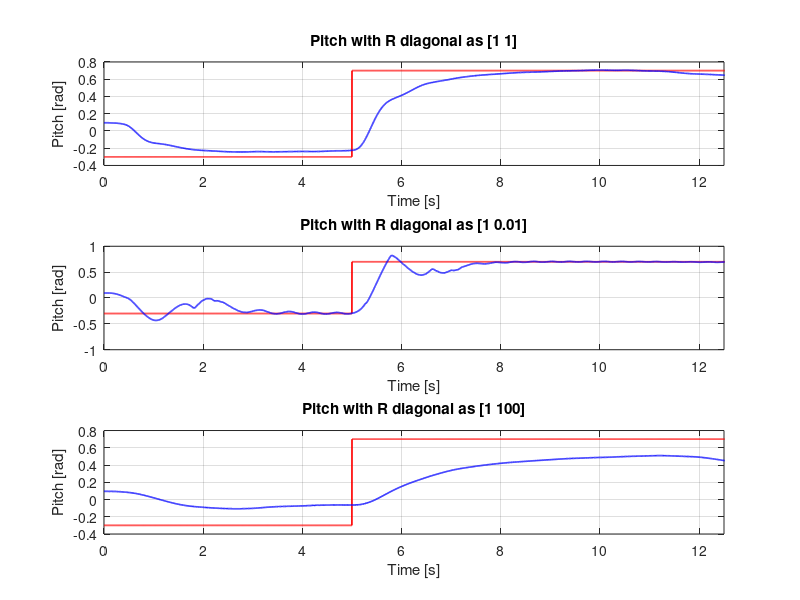
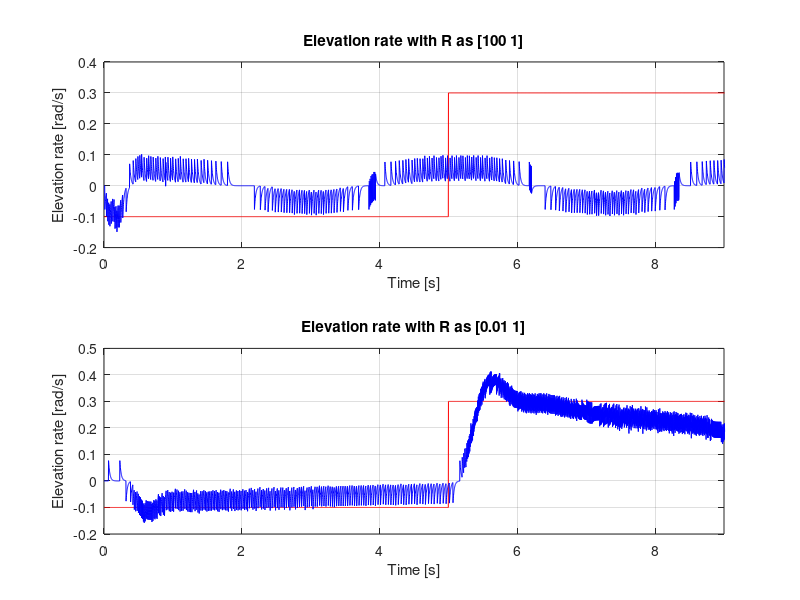
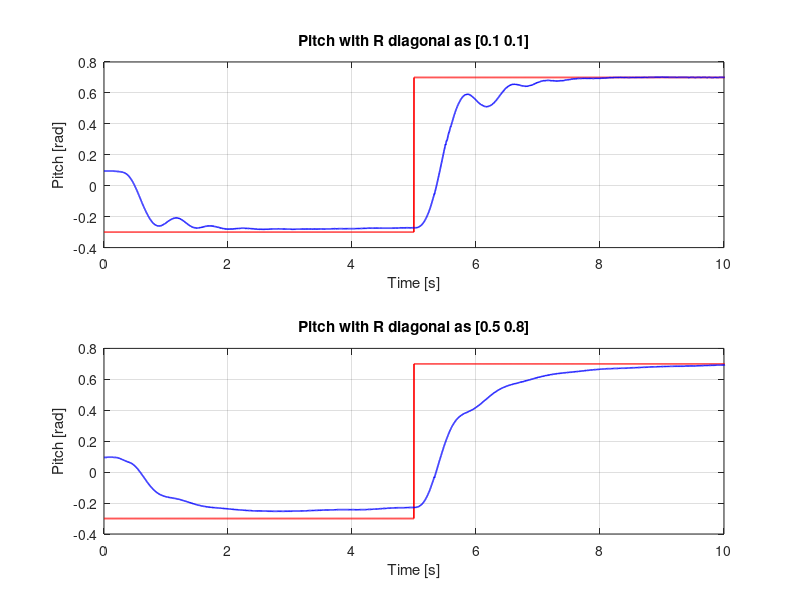

The MATLAB script that drew these images, in order:
%% PLOTTING Q_p
R_11_p = load('Q_40612_p.mat');
R_11_p = R_11_p.Q_40612_p;

R_1001_p = load('R_1001_p.mat');
R_1001_p = R_1001_p.R_1001_p;

R_1100_p = load('R_1100_p.mat');
R_1100_p = R_1100_p.R_1100_p;

R_dot1dot1_p = load('R_dot1dot1_p.mat');
R_dot1dot1_p = R_dot1dot1_p.R_dot1dot1_p;

R_dot011_p = load('R_dot011_p.mat');
R_dot011_p = R_dot011_p.R_dot011_p;

R_1dot01_p = load('R_1dot01_p.mat');
R_1dot01_p = R_1dot01_p.R_1dot01_p;

figure(1);
subplot(3,1,1);
plot(R_11_p(1,:), R_11_p(2,:), 'r', 'LineWidth', 1.2);
hold on;
grid on;
plot(R_11_p(1,:), R_11_p(3,:), 'b', 'LineWidth', 1.2);
xlabel('Time [s]');
ylabel('Pitch [rad]');
xlim([0 12.5]);
title('Pitch with R diagonal as [1 1]');

subplot(3,1,2);
plot(R_1dot01_p(1,:), R_1dot01_p(2,:), 'r', 'LineWidth', 1.2);
hold on;
grid on;
plot(R_1dot01_p(1,:), R_1dot01_p(3,:), 'b', 'LineWidth', 1.2);
xlabel('Time [s]');
ylabel('Pitch [rad]');
xlim([0 12.5]);
title('Pitch with R diagonal as [1 0.01]');

subplot(3,1,3);
plot(R_1100_p(1,:), R_1100_p(2,:), 'r', 'LineWidth', 1.2);
hold on;
grid on;
plot(R_1100_p(1,:), R_1100_p(3,:), 'b', 'LineWidth', 1.2);
xlabel('Time [s]');
ylabel('Pitch [rad]');
xlim([0 12.5]);
title('Pitch with R diagonal as [1 100]');

%% Q_p plots together
R_1001_e = load('R_1001_e.mat');
R_1001_e = R_1001_e.R_1001_e;

R_dot011_e = load('R_dot011_e.mat');
R_dot011_e = R_dot011_e.R_dot011_e;

figure(2);
subplot(2,1,1);
plot(R_1001_e(1,:), R_1001_e(4,:), 'r');
hold on;
grid on;
plot(R_1001_e(1,:), R_1001_e(5,:), 'b');
xlabel('Time [s]');
ylabel('Elevation rate [rad/s]');
xlim([0 9])
title('Elevation rate with R as [100 1]');

subplot(2,1,2);
plot(R_dot011_e(1,:), R_dot011_e(4,:), 'r');
hold on;
grid on;
plot(R_dot011_e(1,:), R_dot011_e(5,:), 'b');
xlabel('Time [s]');
ylabel('Elevation rate [rad/s]');
xlim([0 9])
title('Elevation rate with R as [0.01 1]');

%% PLOT FINAL Rs

R_dot1dot1_p = load('R_dot1dot1_p.mat');
R_dot1dot1_p = R_dot1dot1_p.R_dot1dot1_p;

R_dot1dot5_p = load('R_dot1dot5_p.mat');
R_dot1dot5_p = R_dot1dot5_p.R_dot1dot5_p;

R_dot8dot5_p = load('R_dot8dot5_p.mat');
R_dot8dot5_p = R_dot8dot5_p.R_dot8dot5_p;

figure(3);
subplot(2,1,1);
plot(R_dot1dot1_p(1,:), R_dot1dot1_p(2,:), 'r', 'LineWidth', 1.2);
hold on;
grid on;
plot(R_dot1dot1_p(1,:), R_dot1dot1_p(3,:), 'b', 'LineWidth', 1.2);
xlabel('Time [s]');
ylabel('Pitch [rad]');
xlim([0 10]);
title('Pitch with R diagonal as [0.1 0.1]');


subplot(2,1,2);
plot(R_dot8dot5_p(1,:), R_dot8dot5_p(2,:), 'r', 'LineWidth', 1.2);
hold on;
grid on;
plot(R_dot8dot5_p(1,:), R_dot8dot5_p(3,:), 'b', 'LineWidth', 1.2);
xlabel('Time [s]');
ylabel('Pitch [rad]');
xlim([0 10]);
title('Pitch with R diagonal as [0.5 0.8]');

